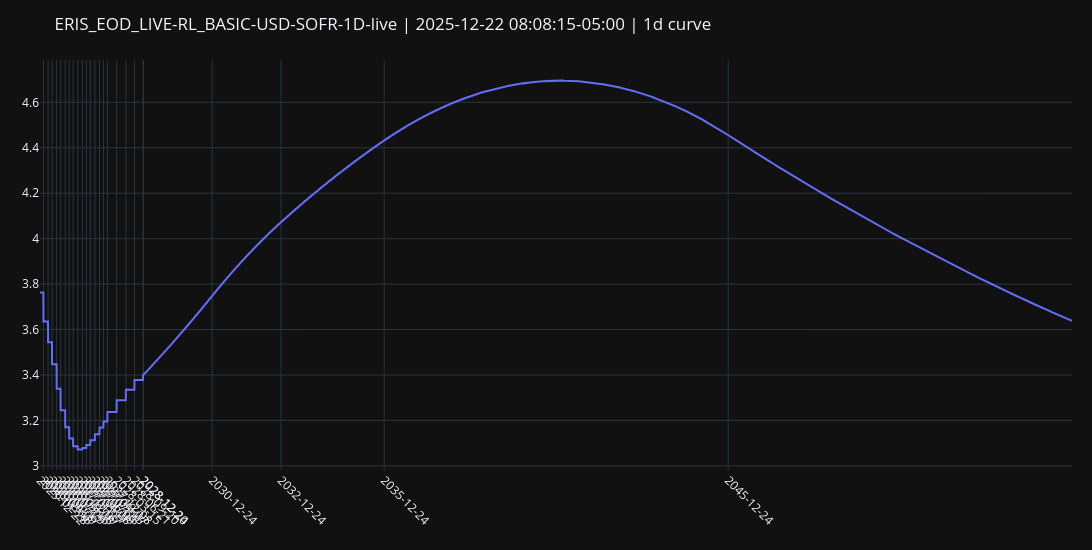

The notebook cell saved with this chart:
### Code cell
x_data_num, y_data_rate = curve_handle.handle()._plot_rates("1d", left=rl.NoInput(0), right=rl.NoInput(0))
plot_data_dict = dict(zip(x_data_num, [y.real for y in y_data_rate]))

calendar = ql.UnitedStates(ql.UnitedStates.FederalReserve)
filtered_plot_data = {dt: rate for dt, rate in plot_data_dict.items() if calendar.isBusinessDay(ql.Date(dt.day, dt.month, dt.year))}

x_business_days = list(filtered_plot_data.keys())
y_business_rates = list(filtered_plot_data.values())
curve_nodes = curve_handle.handle().nodes._nodes.keys()

# fig, ax = plt.subplots()
# ax.plot(x_business_days, y_business_rates)
# ax.xaxis.set_major_formatter(mdates.DateFormatter("%Y-%m-%d"))
# plt.xticks(rotation=45, ha="right")  # Rotate ticks for better readability
# ax.grid(True, linestyle="--", alpha=0.6)

# ticks = [t.tz_localize(None) if getattr(t, "tzinfo", None) else t for t in curve_nodes]
# ax.set_xticks(mdates.date2num(ticks))
# ax.xaxis.set_major_formatter(mdates.DateFormatter("%Y-%m-%d"))
# plt.title(f"{curve_handle.meta()["id"]} | {curve_handle.meta()["timestamp"]} | 1d")
# plt.xticks(rotation=45)
# plt.tight_layout()
# plt.show()


fig = go.Figure()
fig.add_trace(go.Scatter(x=x_business_days, y=y_business_rates, mode="lines", name="1D"))

tick_vals = [pd.Timestamp(t).tz_localize(None) for t in curve_nodes]
tick_text = [pd.Timestamp(t).strftime("%Y-%m-%d") for t in tick_vals]

fig.update_layout(
    title=f"{curve_handle.meta()["id"]} | {curve_handle.meta()["timestamp"]} | 1d curve",
    template="plotly_dark",
    margin=dict(l=40, r=20, t=60, b=80),
    xaxis=dict(tickmode="array", tickvals=tick_vals, ticktext=tick_text, tickangle=45, showgrid=True),
    height=550,
    width=1200,
    yaxis=dict(showgrid=True),
)
fig.update_xaxes(
    showspikes=True,
    spikecolor="white",
    spikesnap="cursor",
    spikemode="across",
    showgrid=True,
)
fig.update_yaxes(
    showspikes=True,
    spikecolor="white",
    spikesnap="cursor",
    spikethickness=0.5,
    showgrid=True,
)

fig.show()

### Figure 1 — Plotly figure (JSON) as saved in the notebook; plotly's stock layout.template omitted (floating-point values rounded to 4 significant figures; data arrays with more than 128 entries replaced by an {"elided": "..."} marker saying what was removed)
{"data": [{"mode": "lines", "name": "1D", "type": "scatter", "x": {"elided": "7520 str values"}, "y": {"elided": "7520 float values"}}], "layout": {"height": 550, "margin": {"b": 80, "l": 40, "r": 20, "t": 60}, "title": {"text": "ERIS_EOD_LIVE-RL_BASIC-USD-SOFR-1D-live | 2025-12-22 08:08:15-05:00 | 1d curve"}, "width": 1200, "xaxis": {"showgrid": true, "showspikes": true, "spikecolor": "white", "spikemode": "across", "spikesnap": "cursor", "tickangle": 45, "tickmode": "array", "ticktext": ["2025-12-22", "2026-01-28", "2026-03-18", "2026-04-29", "2026-06-17", "2026-07-29", "2026-09-16", "2026-10-28", "2026-12-09", "2027-01-27", "2027-03-17", "2027-04-28", "2027-06-09", "2027-07-28", "2027-09-15", "2027-10-27", "2027-12-08", "2028-03-15", "2028-06-21", "2028-09-20", "2028-12-20", "2028-12-24", "2030-12-24", "2032-12-24", "2035-12-24", "2045-12-24", "2055-12-24"], "tickvals": ["2025-12-22T00:00:00", "2026-01-28T00:00:00", "2026-03-18T00:00:00", "2026-04-29T00:00:00", "2026-06-17T00:00:00", "2026-07-29T00:00:00", "2026-09-16T00:00:00", "2026-10-28T00:00:00", "2026-12-09T00:00:00", "2027-01-27T00:00:00", "2027-03-17T00:00:00", "2027-04-28T00:00:00", "2027-06-09T00:00:00", "2027-07-28T00:00:00", "2027-09-15T00:00:00", "2027-10-27T00:00:00", "2027-12-08T00:00:00", "2028-03-15T00:00:00", "2028-06-21T00:00:00", "2028-09-20T00:00:00", "2028-12-20T00:00:00", "2028-12-24T00:00:00", "2030-12-24T00:00:00", "2032-12-24T00:00:00", "2035-12-24T00:00:00", "2045-12-24T00:00:00", "2055-12-24T00:00:00"]}, "yaxis": {"showgrid": true, "showspikes": true, "spikecolor": "white", "spikesnap": "cursor", "spikethickness": 0.5}}}
